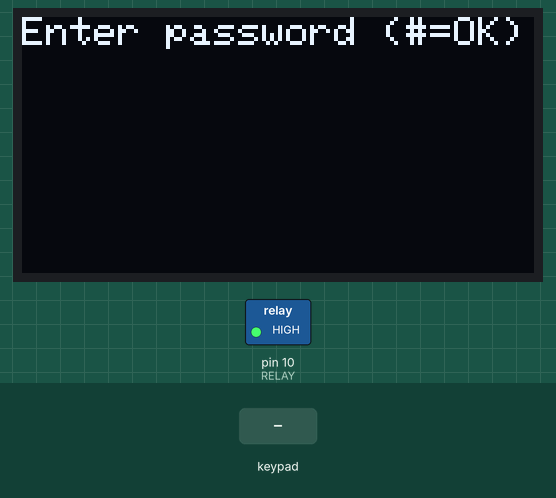
A sketch run on a simulated Arduino Uno, built with avr-gcc and run on an emulated ATmega328P. On the bench: 128×64 one-colour display, switched loads named in the sketch (green lamp = pin HIGH). The test bench sets the inputs (shaded band).

Above: at 1.2 s.
1.3 s: keypad keys 1 2 3 A # pressed 0.4 s apart
At 3.8 s:
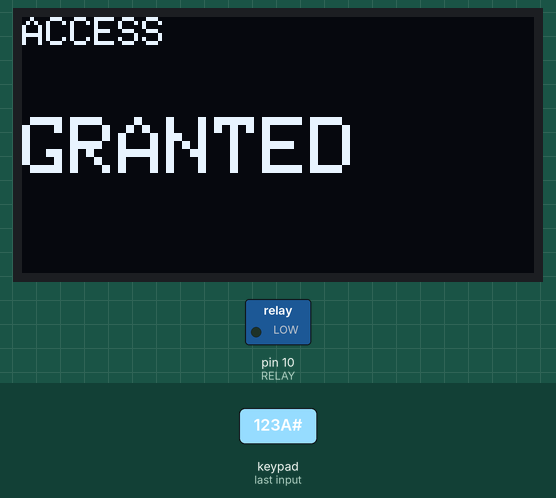
4.8 s: key '#' pressed
7.8 s: keypad keys 9 8 7 6 # pressed 0.4 s apart
At 11.4 s:
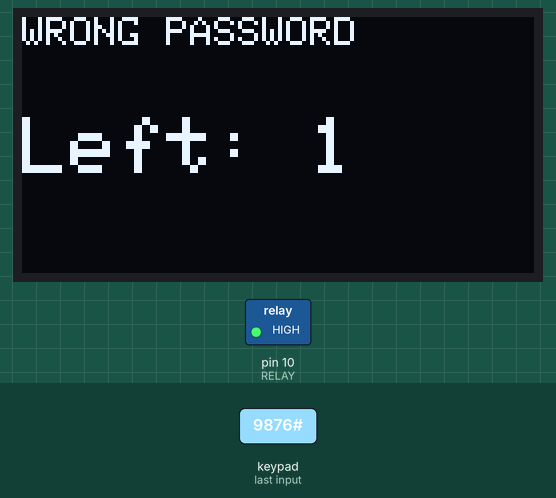
12.2 s: keypad keys 5 4 3 2 # pressed 0.4 s apart
At 14.4 s:
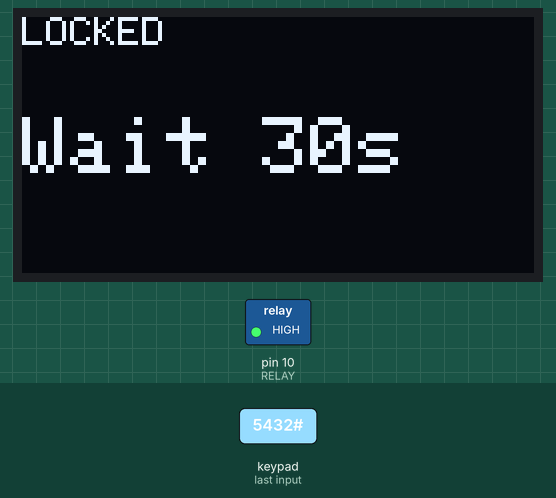
Timing chart, 0 to 15.9 s (numbered marks = the images above; inputs shaded):
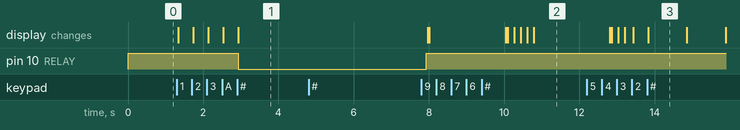

Measured:
- after the input at 1.3 s, pin 10 (RELAY): HIGH → LOW after 1.6 s; the display: first changes at once (image 1 shows a later state)
- after the input at 4.8 s, every drawn part: stays the same
- after the input at 7.8 s, the display: first differs from a run without the input after 2.3 s (image 2 shows a later state)
- after the input at 12.2 s, the display: first differs from a run without the input after 0.66 s (image 3 shows a later state)

The sketch:

passwordkeypad.ino
```cpp
#include <Wire.h>
#include <Adafruit_SSD1306.h>
#include <Keypad.h>

Adafruit_SSD1306 oled(128, 64, &Wire, -1);

char keys[4][4] = {{'1','2','3','A'},{'4','5','6','B'},{'7','8','9','C'},{'*','0','#','D'}};
byte rowPins[4] = {9, 8, 7, 6}, colPins[4] = {5, 4, 3, 2};
Keypad key(makeKeymap(keys), rowPins, colPins, 4, 4);

#define RELAY 10
#define ON  LOW
#define OFF HIGH

const String PASS = "123A";
String input = "";
int wrong = 0;


void show(String title, String text) {
  oled.clearDisplay();
  oled.setTextColor(WHITE);
  oled.setTextSize(1); oled.setCursor(0, 0);  oled.print(title);
  oled.setTextSize(2); oled.setCursor(0, 25); oled.print(text);
  oled.display();
}

void prompt() {
  String star = "";
  for (int i = 0; i < input.length(); i++) star += '*';
  show("Enter password (#=OK)", star);
}

void setup() {
  pinMode(RELAY, OUTPUT);
  digitalWrite(RELAY, OFF);
  oled.begin(SSD1306_SWITCHCAPVCC, 0x3C);
  prompt();
}

void loop() {
  char k = key.getKey();
  if (!k)
   return;

  if (k == '*')
   input = "";
  else if (k == '#') {
    if (input == PASS) {
      wrong = 0;
      show("ACCESS", "GRANTED");
      digitalWrite(RELAY, ON);  delay(5000);
      digitalWrite(RELAY, OFF);
    } else if (++wrong >= 3) {
      for (int s = 30; s > 0; s--) {
        show("LOCKED", "Wait " + String(s) + "s");
        delay(1000);
      }
      wrong = 0;
    } else {
      show("WRONG PASSWORD", "Left: " + String(3 - wrong));
      delay(2000);
    }
    input = "";
  }
  else if (input.length() < 4) input += k;
  prompt();
}
```
